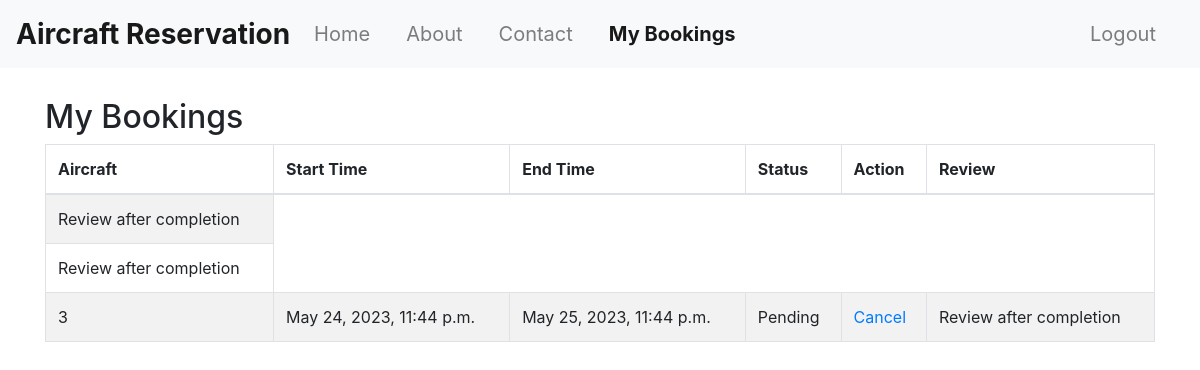
/booking_list/ (signed in), run on an earlier commit of the app's database.
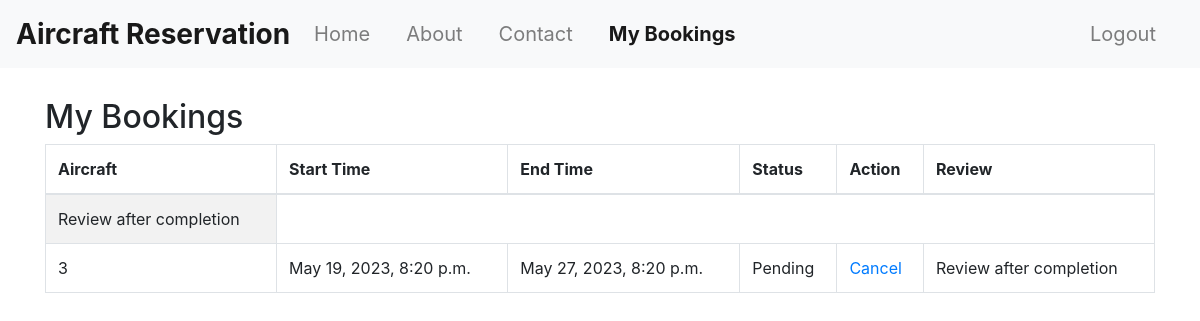
And on a later commit of the database.
### reservation/models.py (models this page shows)
class Booking(models.Model):
    STATUS_CHOICES = [
        ('Pending', 'Pending'),
        ('Confirmed', 'Confirmed'),
        ('Cancelled', 'Cancelled'),
        ('Completed', 'Completed'),
    ]
    aircraft = models.ForeignKey(Aircraft, on_delete=models.CASCADE)
    user = models.ForeignKey(User, on_delete=models.CASCADE)
    start_time = models.DateTimeField()
    end_time = models.DateTimeField()
    status = models.CharField(max_length=10, choices=STATUS_CHOICES, default='Pending')

### reservation/views.py (the view)
# urls.py: path('booking_list/', views.booking_list, name='booking_list'),
@login_required
def booking_list(request):
    print("Accessing booking_list")
    check_completed_bookings()
    bookings = Booking.objects.filter(user=request.user)
    return render(request, 'booking_list.html', {'bookings': bookings})

### reservation/views.py (called while the page is built)
def check_completed_bookings():
    print("Checking status")
    current_time = timezone.now()
    print(current_time)
    bookings = Booking.objects.filter(status='Pending', end_time__lte=current_time)
    for booking in bookings:
        booking.status = 'Completed'
        booking.save()

### templates/booking_list.html (shortened to what this page needs)
{% extends 'base.html' %}
{% block booking_list_active %}active{% endblock %}
{% block content %}
  <h2>My Bookings</h2>
  <table class="table table-striped table-bordered">
    <thead>
      <tr>
        <th>Aircraft</th>
        <th>Start Time</th>
        <th>End Time</th>
        <th>Status</th>
        <th>Action</th>
        <th>Review</th>
      </tr>
    </thead>
    <tbody>
      {% for booking in bookings %}
      {% if booking.status == 'Pending' %}
      <tr>
        <td>{{ booking.aircraft_id}}</td>
        <td>{{ booking.start_time }}</td>
        <td>{{ booking.end_time }}</td>
        <td>{{ booking.status }}</td>
        <td>
          <a href="{% url 'cancel_booking' booking.aircraft_id%}">Cancel</a>
            {% endif %}
          </td>
          <td>
            {% if booking.status != 'Completed' %}
             <a>Review after completion</a>
        </td>
      </tr>
    {% endif %}
      {% empty %}
        <tr>
          <td colspan="5">No bookings found.</td>
        </tr>
      {% endfor %}
    </tbody>
  </table>
{% endblock %}

What changed in the data, as far as the page shows it:
no longer on this page (row edited): Booking: aircraft_id "3", start_time "May 24, 2023, 11:44 p.m.", end_time "May 25, 2023, 11:44 p.m.", status "Pending", shows "Review after completion"
changed Booking: aircraft_id (not shown) → "3"; start_time (not shown) → "May 19, 2023, 8:20 p.m."; end_time (not shown) → "May 27, 2023, 8:20 p.m."; status (not shown) → "Pending"
